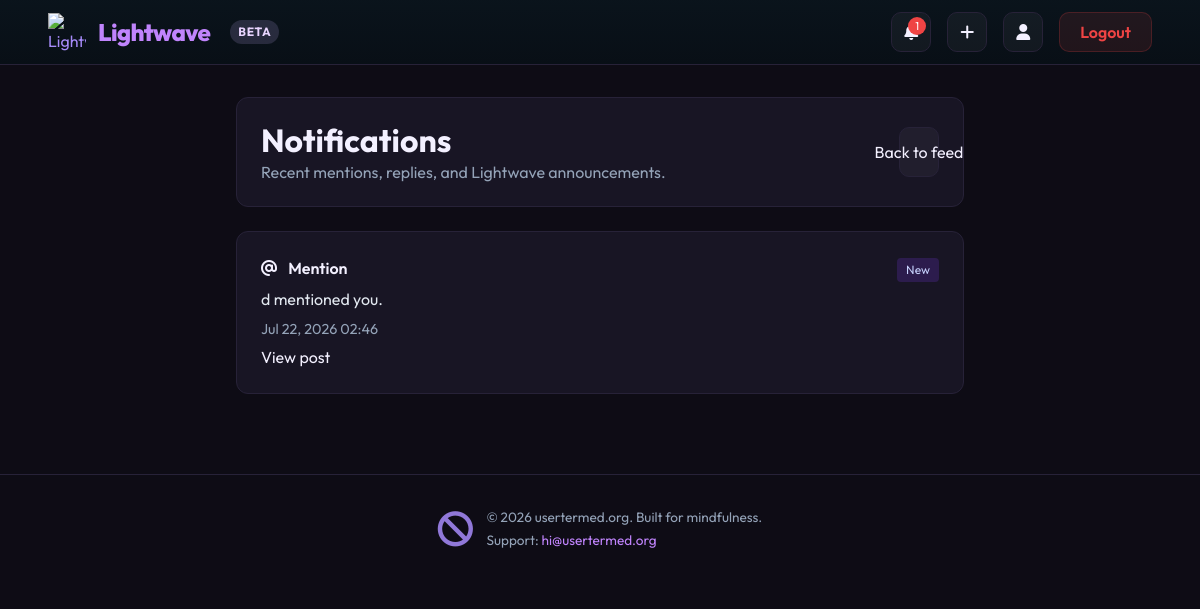
Screenshot of /notifications/ (signed in) with the database file from the repository.
### dwitter/models.py (models this page shows, shortened)
class Notification(models.Model):
    NOTIFICATION_TYPES = [
        ("mention", "Mention"),
        ("reply", "Reply"),
        ("announcement", "Announcement"),
    ]
    user = models.ForeignKey(User, related_name="notifications", on_delete=models.CASCADE)
    actor = models.ForeignKey(
        User,
        null=True,
        blank=True,
        related_name="actor_notifications",
        on_delete=models.SET_NULL,
    )
    dweet = models.ForeignKey(
        Dweet,
        null=True,
        blank=True,
        related_name="notifications",
        on_delete=models.CASCADE,
    )
    reply = models.ForeignKey(
        Reply,
        null=True,
        blank=True,
        related_name="notifications",
        on_delete=models.CASCADE,
    )
    notification_type = models.CharField(max_length=20, choices=NOTIFICATION_TYPES)
    message = models.CharField(max_length=180)
    read = models.BooleanField(default=False)
    created_at = models.DateTimeField(auto_now_add=True)
    class Meta:
        ordering = ["-created_at"]

### dwitter/views.py (the view)
# urls.py: path("notifications/", notifications, name="notifications"),
@login_required
def notifications(request):
    user_notifications = Notification.objects.filter(user=request.user).select_related("actor", "dweet", "reply")
    return render(request, "dwitter/notifications.html", {
        "notifications": user_notifications,
        "unread_notifications": user_notifications.filter(read=False).count(),
    })

### dwitter/context_processors.py (called while the page is built)
def unread_notification_count(request):
    if request.user.is_authenticated:
        return {"unread_notification_count": Notification.objects.filter(user=request.user, read=False).count()}
    return {"unread_notification_count": 0}

### dwitter/templates/dwitter/notifications.html (shortened to what this page needs)
{% extends 'base.html' %}
{% block content %}
<div class="column is-8 is-offset-2">
    <div class="box mb-5">
        <div class="is-flex is-align-items-center is-justify-content-space-between" style="gap: 1rem;">
            <div>
                <h1 class="title is-3">Notifications</h1>
                <p class="subtitle is-6" style="color: var(--text-muted);">Recent mentions, replies, and Lightwave announcements.</p>
            </div>
            <a href="{% url 'dwitter:dashboard' %}" class="button btn-action" style="height: auto; padding: 0.75rem 1rem;">Back to feed</a>
        </div>
    </div>
    {% if notifications %}
    <div class="timeline-container">
        {% for notification in notifications %}
        <div class="box mb-4" style="background: {% if not notification.read %}rgba(124, 58, 237, 0.08){% else %}var(--card-bg){% endif %}; border-color: {% if not notification.read %}rgba(124, 58, 237, 0.25){% else %}var(--card-border){% endif %};">
            <div class="content">
                <div class="is-flex is-justify-content-space-between is-align-items-start" style="gap: 1rem;">
                    <div>
                        <p style="margin-bottom: 0.45rem; font-weight: 600;">
                            {% if notification.notification_type == 'mention' %}
                                <i class="fa-solid fa-at" style="margin-right: 0.5rem;"></i> Mention
                            {% elif notification.notification_type == 'reply' %}
                                <i class="fa-solid fa-reply" style="margin-right: 0.5rem;"></i> Reply
                            {% else %}
                                <i class="fa-solid fa-bell" style="margin-right: 0.5rem;"></i> Announcement
                            {% endif %}
                        </p>
                        <p style="color: #e2e8f0; margin-bottom: 0.5rem;">
                            {{ notification.message }}
                        </p>
                        <p style="color: var(--text-muted); font-size: 0.9rem; margin-bottom: 0.25rem;">
                            {{ notification.created_at|date:"M d, Y H:i" }}
                        </p>
                        {% if notification.dweet %}
                        <p><a href="{% url 'dwitter:dweet_detail' notification.dweet.pk %}" class="post-username">View post</a></p>
                        {% endif %}
                    </div>
                    <div>
                        {% if not notification.read %}
                        <span class="tag is-info" style="background: rgba(124, 58, 237, 0.2); color: #c7d2fe;">New</span>
                        {% endif %}
                    </div>
                </div>
            </div>
        </div>
        {% endfor %}
    </div>
    {% endif %}
</div>
{% endblock content %}

### dwitter/templates/base.html (style rules this page uses)
:root { --bg-color: #0e0c15; --card-bg: #181524; --card-border: #272238; --primary-color: #7c3aed; --primary-hover: #6d28d9; --text-main: #f3f0ff; --text-muted: #94a3b8; --card-radius: 12px; }
body { font-family: 'Outfit', sans-serif; background-color: var(--bg-color); color: var(--text-main); min-height: 100vh; margin: 0; line-height: 1.5; }
.box { background-color: var(--card-bg) !important; border: 1px solid var(--card-border) !important; border-radius: var(--card-radius) !important; color: var(--text-main) !important; box-shadow: none !important; padding: 1.5rem !important; }
.title { color: var(--text-main) !important; font-weight: 700 !important; }
.subtitle { color: var(--text-muted) !important; }
.btn-action { display: inline-flex; align-items: center; justify-content: center; width: 40px; height: 40px; border-radius: 10px; background-color: rgba(255,255,255,0.04); border: 1px solid var(--card-border); color: var(--text-main) !important; cursor: pointer; text-decoration: none; }
a { color: #a78bfa; text-decoration: none; }
.post-username { color: #f3f0ff !important; text-decoration: none !important; }

### rows the page displays
Notification: notification_type "mention" (drawn), message "d mentioned you.", created_at "Jul 22, 2026 02:46", shows "View post", read "New"

### other values shown
{{ unread_notification_count }} "1"
